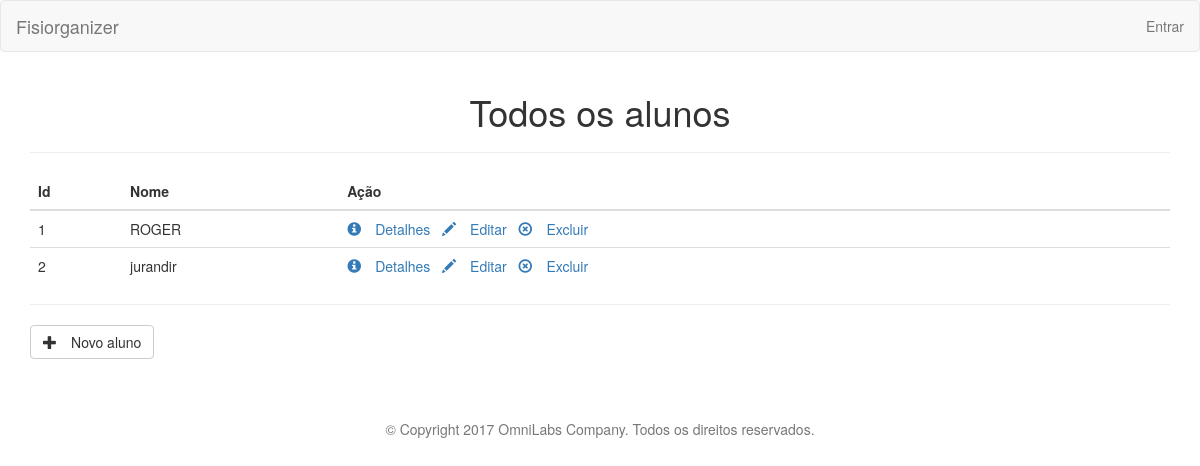
The app's page /customer/list, older data.
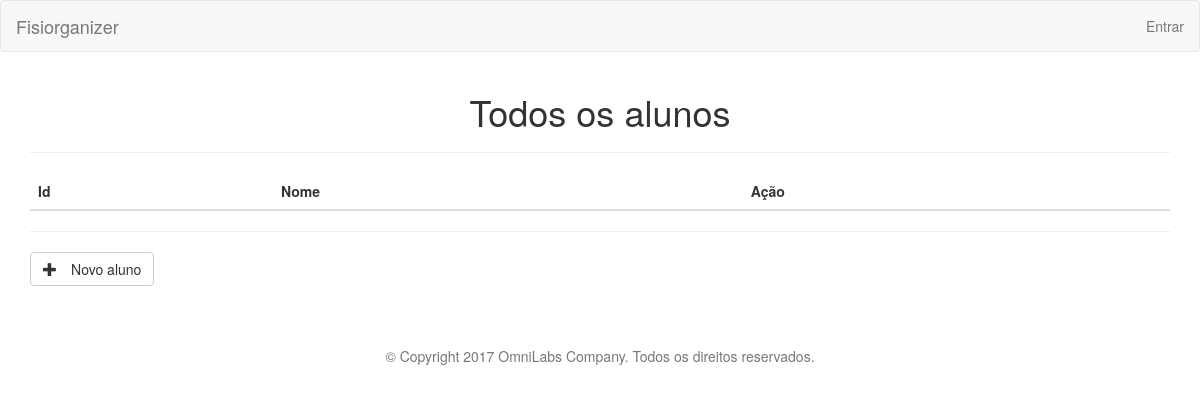
The same page, newer data.
### Fisiorganizer_SITE/models.py (models this page shows, shortened)
class Customer(models.Model):
    id = models.AutoField(primary_key=True)
    name = models.CharField(max_length=100, blank=False, default='')
    address = models.CharField(max_length=150, blank=True)
    city = models.CharField(max_length=25)
    cellphone = models.PositiveIntegerField(blank=False, null=False)
    age = models.IntegerField(blank=False)
    details = models.TextField(max_length=500, blank=True)

### Fisiorganizer_SITE/controllers/customer_controller.py (the view)
def list(request):
    customers = Customer.objects.all()
    return render(request, 'customer/customer_list.html', {'customers': customers})

### Fisiorganizer_SITE/templates/customer/customer_list.html (shortened to what this page needs)
{% extends "layout.html" %}
{% load widget_tweaks %}
{% load static %}
{% block content %}
<h1 class="text-center">Todos os alunos</h1>
<hr>
    <table id="customersTable" class="table">
        <thead>
        <tr>
            <th>Id</th>
            <th>Nome</th>
            <th>Ação</th>
        </tr>
        </thead>
        <tbody>
        {% for c in customers %}
        <tr>
            <td>
                {{ c.id }}
            </td>
            <td>
                {{c.name}} {{c.surname}}
            </td>
            <td>
                <a href="{% url 'customer_details' id=c.id %}" class="" role="button">
                    <span class="glyphicon glyphicon-info-sign" aria-hidden="true">&nbsp;</span>Detalhes
                </a>
                <span>&nbsp;</span>
                <a href="{% url 'customer_edit' id=c.id %}" class="" role="button">
                    <span class="glyphicon glyphicon-pencil" aria-hidden="true">&nbsp;</span>Editar
                </a>
                <span>&nbsp;</span>
                <a class="" role="button" name="delete" data-id="{{ c.id }}">
                    <span class="glyphicon glyphicon-remove-circle" aria-hidden="true">&nbsp;</span>Excluir
                </a>
            </td>
        </tr>
        {% endfor %}
        </tbody>
    </table>
<hr>
    <a href="{% url 'customer_create' %}" id="id_add_customer" class="btn btn-default" role="button">
        <span class="glyphicon glyphicon-plus" aria-hidden="true">&nbsp;</span>Novo aluno
    </a>
{% endblock %}

Row changes from the older to the newer data that the page shows:
removed Customer: id "1", name "ROGER"
removed Customer: id "2", name "jurandir"
